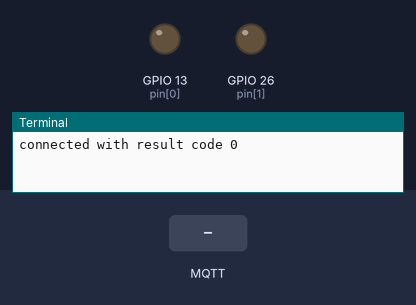
Bench run of a program on a simulated Raspberry Pi (BCM pin numbers). Shown: output pins drawn as LEDs (lit = HIGH), the last lines printed to the terminal. The inputs (shaded band) are chosen by the test bench. No MQTT or app messages arrive unless stated.

Above: at 1.3 s.
1.4 s: MQTT message "Existance" arrives on the first subscribed topic
At 2.6 s:
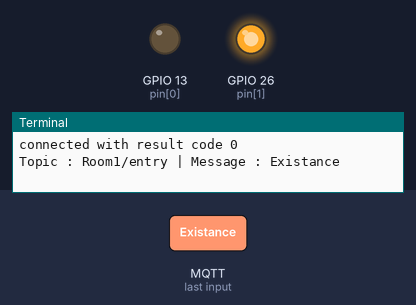
2.9 s: MQTT message "Do not disturb" arrives on the first subscribed topic
At 3.8 s:
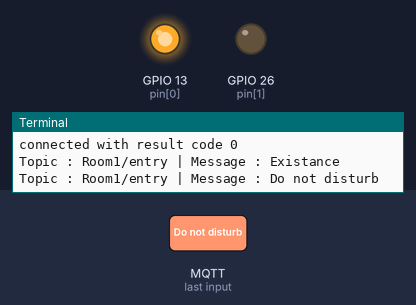
4.4 s: MQTT message "Absence" arrives on the first subscribed topic
At 5.0 s:
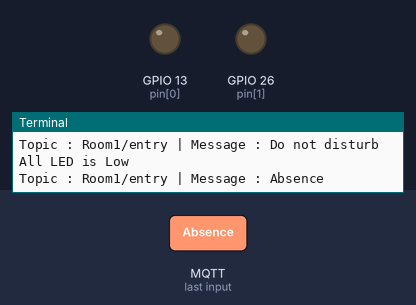
Timing chart, 0 to 7.4 s (numbered marks = the images above; inputs shaded):
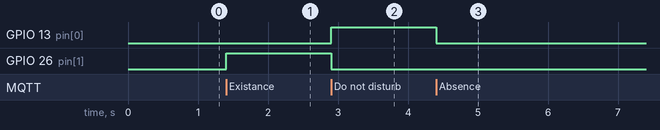

The program:

Room1.py
```python
import paho.mqtt.client as mqtt
import RPi.GPIO as gpio
import time
gpio.setwarnings(False)
pin = [13, 26]
LED = [0,1]
rgb = ['Red', 'Green']

global led
led = 0
gpio.setmode(gpio.BCM)
gpio.setup(pin, gpio.OUT)

def on_connect(client, userdata, flags, rc):
	print("connected with result code " + str(rc))
	client.subscribe("Room1/entry")

def on_message(client, userdata, msg):
	global led
	led = msg.payload.decode("utf-8")
	if led == "Absence":
		for i in LED:
			gpio.output(pin[i], gpio.LOW)
		print("All LED is Low")
	if led == "Existance":
		for i in LED:
			gpio.output(pin[i], gpio.LOW)
		gpio.output(pin[1], gpio.HIGH)
	if led == "Do not disturb":
		for i in LED:
			gpio.output(pin[i-1], gpio.LOW)
		gpio.output(pin[0], gpio.HIGH)
	print("Topic : " + msg.topic + " | Message : " + msg.payload.decode("utf-8"))

ledClient = mqtt.Client()
ledClient.on_connect = on_connect
ledClient.on_message = on_message
ledClient.connect("192.168.8.177", 1883, 60)


try:
	ledClient.loop_forever()

except KeyboardInterrupt:
	print("Finished!!")
	gpio.cleanup()
	ledClient.unsubscribe("Room1/entry")
	ledClient.disconnect()
```

Measured:
- after the input at 1.4 s, GPIO 26 (pin[1]): LOW → HIGH at once
- after the input at 2.9 s, GPIO 13 (pin[0]): LOW → HIGH at once; GPIO 26 (pin[1]): HIGH → LOW at once
- after the input at 4.4 s, GPIO 13 (pin[0]): HIGH → LOW at once
